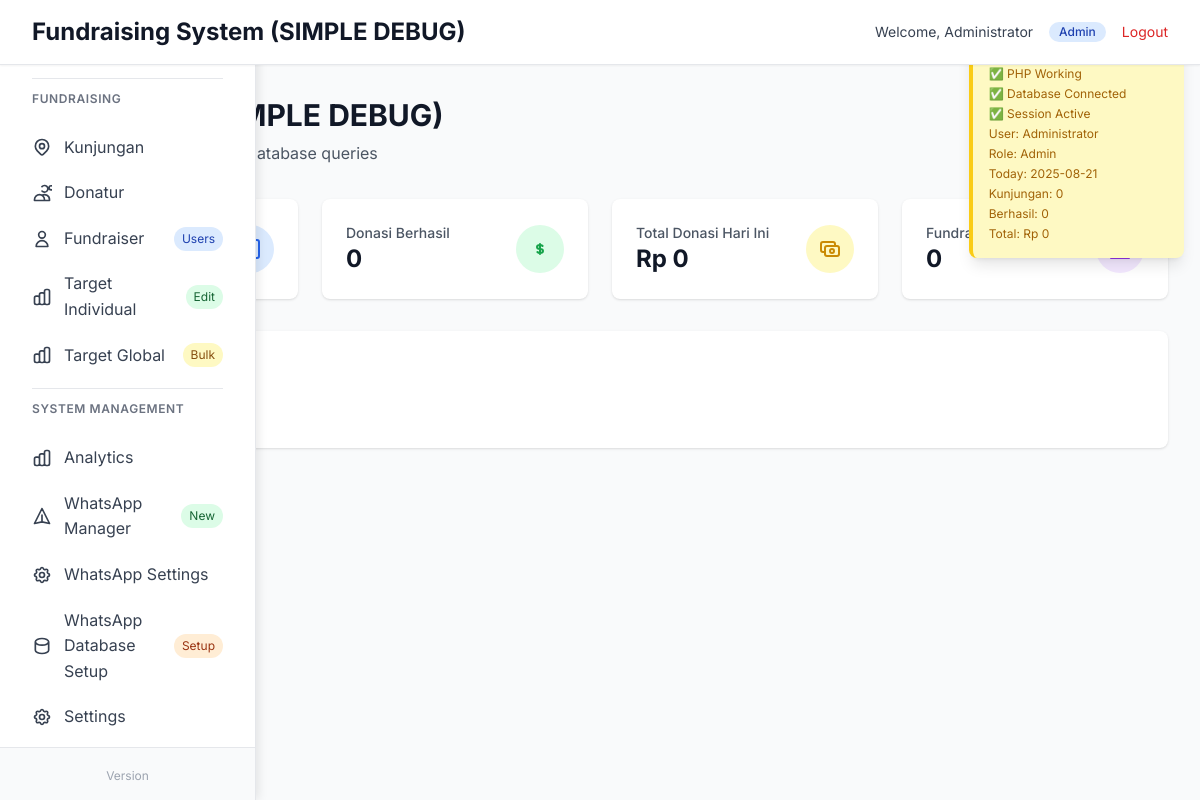
Page /debug_dashboard.php (signed in) on the earlier database version.
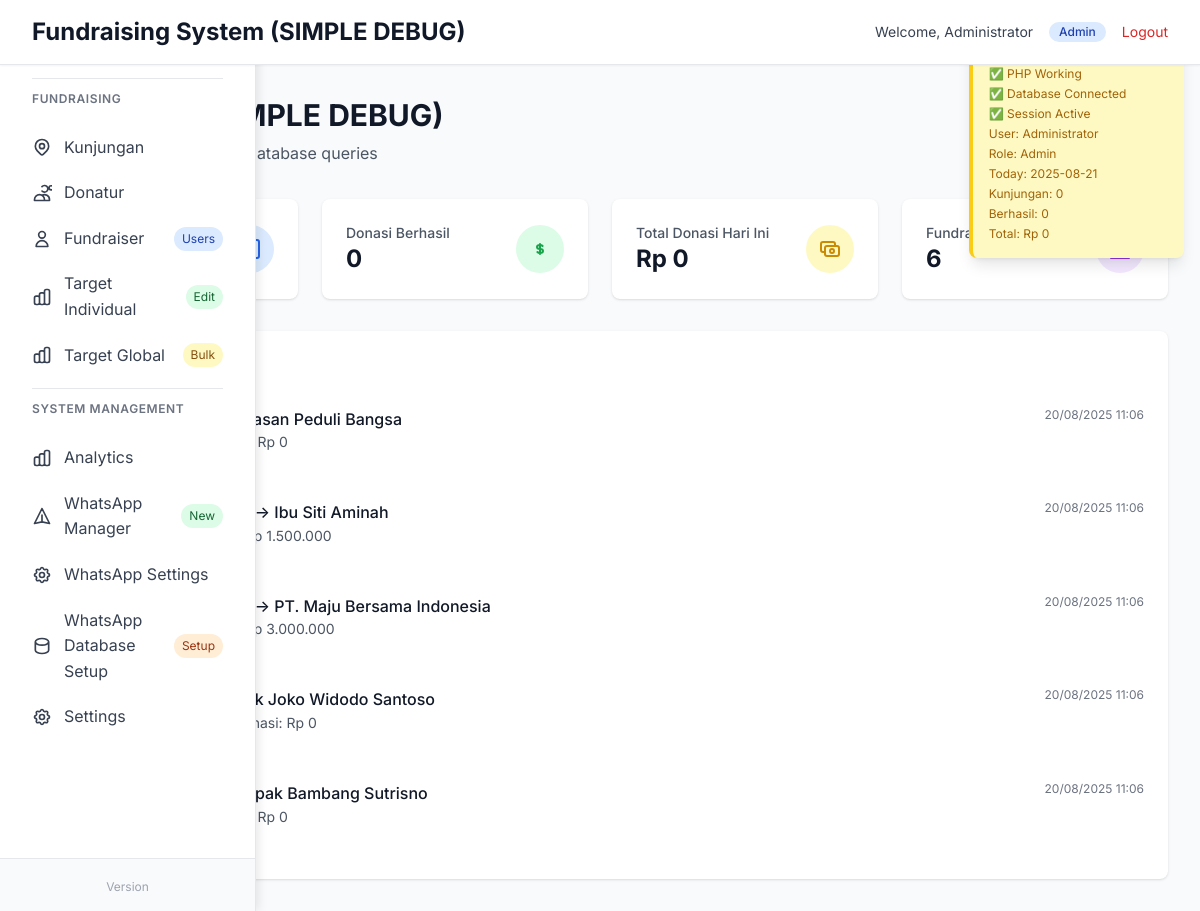
Same page on the later database version.
### tables this page shows
CREATE TABLE `kunjungan` (
    `id` BIGINT UNSIGNED NOT NULL AUTO_INCREMENT,
    `fundraiser_id` INT UNSIGNED NOT NULL,
    `donatur_id` INT UNSIGNED NOT NULL,
    `status` ENUM('berhasil','tidak-berhasil','follow-up') NOT NULL,
    `nominal` BIGINT UNSIGNED NOT NULL DEFAULT 0,
    `catatan` TEXT DEFAULT NULL,
    `foto` VARCHAR(255) DEFAULT NULL,
    `latitude` DECIMAL(10,8) DEFAULT NULL,
    `longitude` DECIMAL(11,8) DEFAULT NULL,
    `location_address` TEXT DEFAULT NULL,
    `created_at` TIMESTAMP NOT NULL DEFAULT CURRENT_TIMESTAMP,
    `updated_at` TIMESTAMP NULL DEFAULT CURRENT_TIMESTAMP ON UPDATE CURRENT_TIMESTAMP,
    PRIMARY KEY (`id`),
    KEY `idx_kunjungan_fundraiser` (`fundraiser_id`),
    KEY `idx_kunjungan_donatur` (`donatur_id`),
    KEY `idx_kunjungan_status` (`status`),
    KEY `idx_kunjungan_created_at` (`created_at`),
    KEY `idx_kunjungan_foto` (`foto`),
    KEY `idx_kunjungan_location` (`latitude`,`longitude`),
    CONSTRAINT `fk_kunjungan_fundraiser`
        FOREIGN KEY (`fundraiser_id`) REFERENCES `users`(`id`)
        ON UPDATE CASCADE ON DELETE RESTRICT,
    CONSTRAINT `fk_kunjungan_donatur`
        FOREIGN KEY (`donatur_id`) REFERENCES `donatur`(`id`)
        ON UPDATE CASCADE ON DELETE RESTRICT
);

CREATE TABLE `donatur` (
    `id` INT UNSIGNED NOT NULL AUTO_INCREMENT,
    `nama` VARCHAR(150) NOT NULL,
    `hp` VARCHAR(25) NOT NULL,
    `alamat` TEXT DEFAULT NULL,
    `created_at` TIMESTAMP NOT NULL DEFAULT CURRENT_TIMESTAMP,
    PRIMARY KEY (`id`),
    UNIQUE KEY `uq_donatur_hp` (`hp`)
);

### debug_dashboard.php (the view, shortened to what the rows shown need)
<?php
require_once 'config.php';
try {
     $stmt = $pdo->prepare("
         SELECT k.*, u.name as fundraiser_name, d.nama as donatur_name
         FROM kunjungan k
         LEFT JOIN users u ON k.fundraiser_id = u.id
         LEFT JOIN donatur d ON k.donatur_id = d.id
         ORDER BY k.created_at DESC
         LIMIT 5
     ");
    $stmt->execute();
    $recent_activities = $stmt->fetchAll(PDO::FETCH_ASSOC);
} catch (Exception $e) {
    $error_message = $e->getMessage();
}
?>
<!DOCTYPE html>
<html lang="id">
<head>
    <script src="https://cdn.tailwindcss.com"></script>
    <link rel="stylesheet" href="styles/main.css">
</head>
<body class="bg-gray-100">
    <header class="bg-white shadow-sm border-b">
        <div class="max-w-7xl mx-auto px-4 sm:px-6 lg:px-8">
            <div class="flex justify-between items-center py-4">
                <div class="flex items-center">
                    <h1 class="text-xl md:text-2xl font-bold text-gray-900">Fundraising System (SIMPLE DEBUG)</h1>
                </div>
            </div>
        </div>
    </header>
    <div class="flex">
        <div class="flex-1 p-8">
            <div class="mb-8">
                <h2 class="text-3xl font-bold text-gray-900 mb-2">Dashboard (SIMPLE DEBUG)</h2>
            </div>
            <div class="bg-white rounded-lg shadow p-6">
                <?php if (!empty($recent_activities)): ?>
                    <div class="space-y-3">
                        <?php foreach ($recent_activities as $activity): ?>
                            <div class="border-l-4 border-blue-500 pl-4 py-2">
                                <div class="flex justify-between items-start">
                                    <div>
                                        <p class="font-medium text-gray-900">
                                            <?php echo htmlspecialchars($activity['fundraiser_name'] ?? 'Unknown'); ?> →
                                            <?php echo htmlspecialchars($activity['donatur_name'] ?? 'Unknown'); ?>
                                        </p>
                                                                                 <p class="text-sm text-gray-600">
                                             Status: <?php echo ucfirst($activity['status']); ?> |
                                             Donasi: Rp <?php echo number_format($activity['nominal'] ?? 0, 0, ',', '.'); ?>
                                         </p>
                                        <?php if (!empty($activity['catatan'])): ?>
                                            <p class="text-xs text-gray-500 mt-1"><?php echo htmlspecialchars($activity['catatan']); ?></p>
                                        <?php endif; ?>
                                    </div>
                                    <div class="text-xs text-gray-500">
                                        <?php echo date('d/m/Y H:i', strtotime($activity['created_at'])); ?>
                                    </div>
                                </div>
                            </div>
                        <?php endforeach; ?>
                    </div>
                <?php else: ?>
                    <p class="text-gray-500">Tidak ada aktivitas terbaru</p>
                <?php endif; ?>
            </div>
        </div>
    </div>
</body>
</html>

Differences in the rows shown:
added kunjungan: donatur.nama "Yayasan Peduli Bangsa", nominal "0", created_at "20/08/2025 11:06"
added kunjungan: donatur.nama "Ibu Siti Aminah", nominal "1.500.000", created_at "20/08/2025 11:06"
added kunjungan: donatur.nama "PT. Maju Bersama Indonesia", nominal "3.000.000", created_at "20/08/2025 11:06"
added kunjungan: donatur.nama "Pak Joko Widodo Santoso", nominal "0", created_at "20/08/2025 11:06"
added kunjungan: donatur.nama "Bapak Bambang Sutrisno", nominal "0", created_at "20/08/2025 11:06"
Other differences:
$fundraiser_aktif: "0" → "6"
